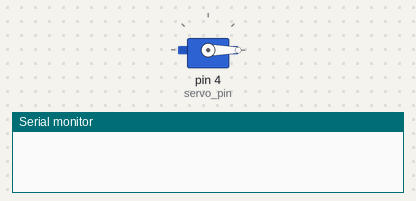
A sketch run on a simulated Arduino Uno, built with avr-gcc and run on an emulated ATmega328P. Parts: servo, the last lines printed to the serial monitor.

Above: at 2.05 s.
At 9.0 s:
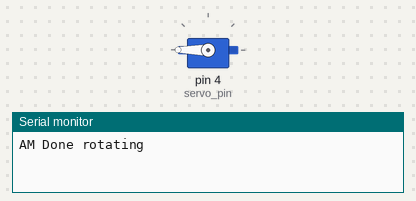
Timing chart, 0 to 11.1 s (numbered marks = the images above):
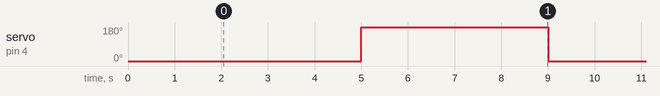

Measured:
- by itself, servo on pin 4 (servo_pin): alternates 180° for 4.0 s and 0° for 3.0 s

The sketch:

Servo.ino
```cpp
//This is for the Trials of Servor motors

//Including the libraries
#include "Servo.h"

#define servo_pin 4

Servo servo;


void setup() {
  Serial.begin(115200);
  servo.attach(servo_pin); // attaching the pin to the object
  servo.write(0);
  delay(2000);

}

void loop() {

  // for(int p = 0; p < 180; p+=45){
  //   servo.write(p);
  //   Serial.print("Position : ");
  //   Serial.println(p);
  //   delay(1000);
  // }

  // for(int p = 180; p > 0; p-=45){
  //   servo.write(p);
  //   Serial.print("Positon : ");
  //   Serial.println(p);
  //   delay(1000);
  // }

  servo.write(0);
  delay(3000);

  servo.write(180);
  delay(3000);

  Serial.println("AM Done rotating");
  delay(1000);

}
```
